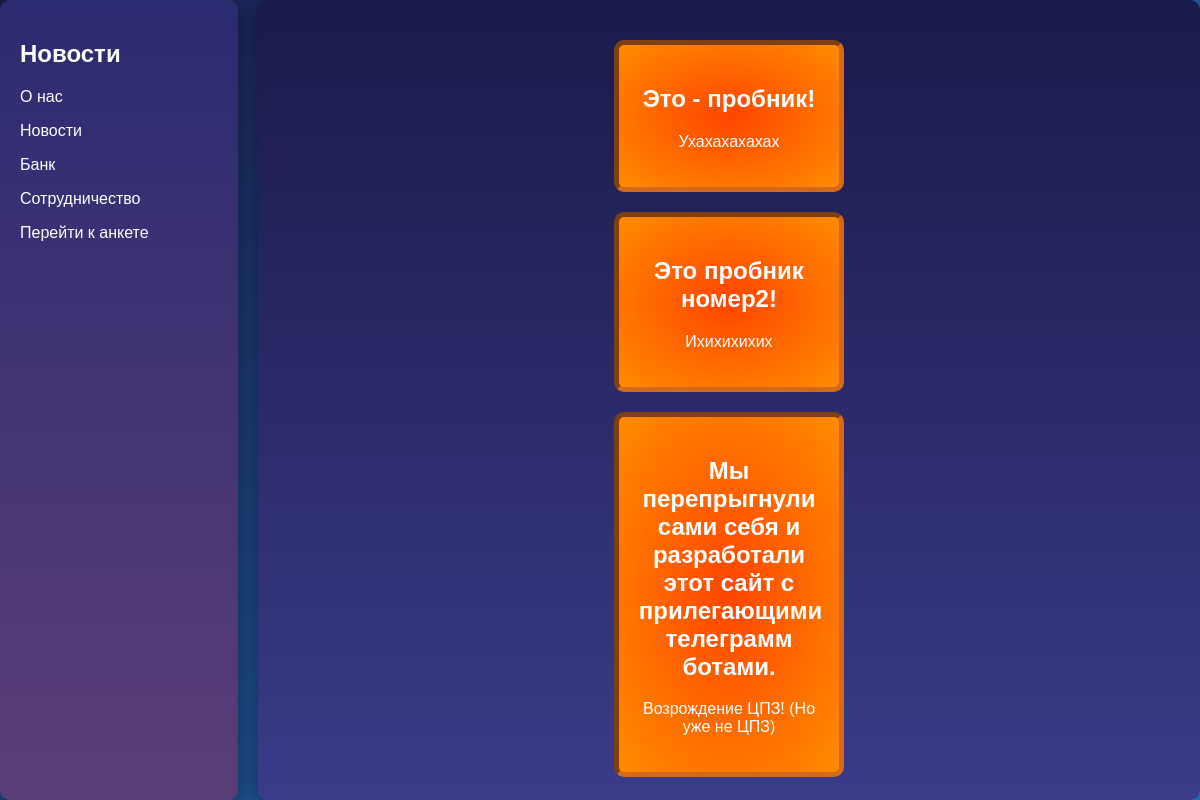
The page /app2/page2/ on the database its author committed.
### app2/models.py (models this page shows, shortened)
class Element(models.Model):
    name=models.TextField()
    data=models.DateTimeField(auto_now_add=True)
    title=models.CharField(max_length=80, default='non')

### app2/views.py (the view)
# urls.py: path('page2/', views.page2, name='page2'),
def page2(request):
    elem=Element.objects.all().order_by('data')[:10]
    return render(request, 'app2/page2.html', {'elem': elem})

### app2/templates/app2/page2.html (shortened to what this page needs)
{% load static %}
<!doctype html>
<html lang="en">
<head>
    <link rel="stylesheet" href="{% static 'app2/det2.css' %}">
</head>
<body>
    <div class="container">
        <aside>
            <h1>Новости</h1>
            <div class="links">
                <li><a href="{% url 'page1' %}">О нас</a></li>
                <li><a href="{% url 'page2' %}">Новости</a></li>
                <li><a href="{% url 'page3' %}">Банк</a></li>
                <li><a href="{% url 'item_lisst' %}">Сотрудничество</a></li>
                <li><a href="{% url 'anketa' %}"class="d">Перейти к анкете</a></li>
            </div>
        </aside>
        <div class="containerr">
            {% for el in elem %}
                <div class="all">
                    <h2>{{ el.name }}</h2>
                    <p>{{ el.title }}</p>
                </div>
            {% endfor %}
</body>
</html>

### app2/static/app2/det2.css (style rules this page uses)
body { font-family: Arial, sans-serif; background: linear-gradient(135deg, #1a1a4b, #2388d6); color: #ffffff; margin: 0; }
.container { display: flex; height: 100vh; }
.containerr { background: linear-gradient(180deg, #1a1a4b, #3b3b89); border-radius: 10px; padding: 20px; margin-left: 20px; flex-grow: 1; box-shadow: 0 4px 20px rgba(0, 0, 0, 0.5); }
.all { width: 20%; margin: 20px auto; text-align: center; background: radial-gradient(orangered, darkorange); border: 5px inset chocolate; border-radius: 10px; padding: 20px; }
h2, p { color: #ffffff; }
aside { width: 250px; background: linear-gradient(180deg, #2b2b71, #5b3e78); border-radius: 10px; padding: 20px; box-shadow: 0 4px 20px rgba(0, 0, 0, 0.5); }
a { text-decoration: none; color: #ffffff; transition: color 0.3s; }
.links { list-style-type: none; padding: 0; }
li { margin-bottom: 1rem; }
.d { width: 0; height: 0; }

### rows shown on the page
Element: name "Это - пробник!", title "Ухахахахахах"
Element: name "Это пробник номер2!", title "Ихихихихих"
Element: name "Мы перепрыгнули сами себя и разработали этот сайт с прилегающими телеграмм ботами.", title "Возрождение ЦПЗ! (Но уже не ЦПЗ)"
